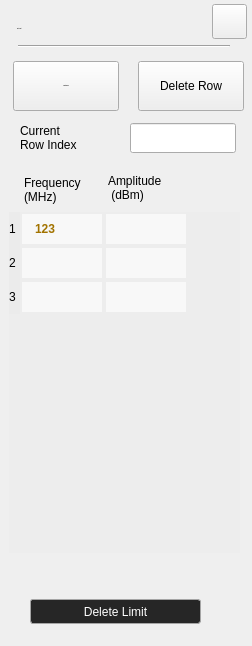
<?xml version="1.0" encoding="UTF-8"?>
<ui version="4.0">
 <class>RtSa_Dialog_LimitTable</class>
 <widget class="QWidget" name="RtSa_Dialog_LimitTable">
  <property name="geometry">
   <rect>
    <x>0</x>
    <y>0</y>
    <width>252</width>
    <height>646</height>
   </rect>
  </property>
  <property name="windowTitle">
   <string>Form</string>
  </property>
  <property name="styleSheet">
   <string notr="true">/***************indoor******************/
#RtSa_Dialog_LImitTable[status = &quot;indoor&quot;]
#widget
{
background-color:rgba(211,211,211,1);
}
#RtSa_Dialog_LImitTable[status = &quot;indoor&quot;]
#lblTitle
{
	font: 75 20px &quot;Arial&quot;;
	color:rgba(46,46,46,1);
	line-height:23px;
	font-weight:bold;
}
#RtSa_Dialog_LImitTable[status = &quot;indoor&quot;]
#pb_cancel
{
border-style:flat;
background-color:rgba(0,0,0,0);
background-image: url(:/rtsa/image/btn_close_normal.png);
}
#RtSa_Dialog_LImitTable[status = &quot;indoor&quot;]
#pb_cancel:pressed
{
background-image: url(:/rtsa/image/btn_close_click.png);
}
#RtSa_Dialog_LImitTable[status = &quot;indoor&quot;]
#line
{
	background-color:rgba(46,46,46,1);
}
#RtSa_Dialog_LImitTable[status = &quot;indoor&quot;]
QPushButton
{
	background-color:black;
	color:rgb(130, 130, 130);
	border-style:flat;
	font: 75 10pt &quot;Arial&quot;;
	font-weight:bold;
}
#RtSa_Dialog_LImitTable[status = &quot;indoor&quot;]
#widget&gt;QLabel
{
font: 75 13px &quot;Arial&quot;;
}
#RtSa_Dialog_LImitTable[status = &quot;indoor&quot;]
RtSa_LineEdit
{
	background-color:rgba(255,255,255,0.6);
	color:rgba(162, 115, 0,1);
	padding:8px 8px 7px 10px ;
	font: 75 13px &quot;Arial&quot;;
	font-weight:bold;
}
#RtSa_Dialog_LImitTable[status = &quot;indoor&quot;]
RtSa_LineEdit:focus
{
  outline: none;
  border:2px solid rgba(162,115,0,1);
}
/***************outdoor******************/
#RtSa_Dialog_LImitTable[status = &quot;outdoor&quot;]
#widget
{
background-color:rgba(211,211,211,1);
}
#RtSa_Dialog_LImitTable[status = &quot;outdoor&quot;]
#lblTitle
{
	font: 75 20px &quot;Arial&quot;;
	color:rgba(46,46,46,1);
	line-height:23px;
	font-weight:bold;
}
#RtSa_Dialog_LImitTable[status = &quot;outdoor&quot;]
#pb_cancel
{
border-style:flat;
background-color:rgba(0,0,0,0);
background-image: url(:/rtsa/image/btn_close_normal.png);
}
#RtSa_Dialog_LImitTable[status = &quot;outdoor&quot;]
#pb_cancel:pressed
{
background-image: url(:/rtsa/image/btn_close_click.png);
}
#RtSa_Dialog_LImitTable[status = &quot;outdoor&quot;]
#line
{
	background-color:rgba(46,46,46,1);
}

#RtSa_Dialog_LImitTable[status = &quot;outdoor&quot;]
#widget&gt;QLabel
{
font: 75 13px &quot;Arial&quot;;
}
#RtSa_Dialog_LImitTable[status = &quot;outdoor&quot;]
RtSa_LineEdit
{
	background-color:rgba(255,255,255,0.6);
	color:rgba(162, 115, 0,1);
	padding:8px 8px 7px 10px ;
	font: 75 13px &quot;Arial&quot;;
	font-weight:bold;
}
#RtSa_Dialog_LImitTable[status = &quot;outdoor&quot;]
RtSa_LineEdit:focus
{
  outline: none;
  border:2px solid rgba(162,115,0,1);
}
/***************night******************/
#RtSa_Dialog_LImitTable[status = &quot;night&quot;]
#widget
{
background-color:rgba(208,182,139,0.9);
}
#RtSa_Dialog_LImitTable[status = &quot;night&quot;]
#lblTitle
{
	font: 75 20px &quot;Arial&quot;;
	color:rgba(46,46,46,1);
	line-height:23px;
	font-weight:bold;
}
#RtSa_Dialog_LImitTable[status = &quot;night&quot;]
#pb_cancel
{
border-style:flat;
background-color:rgba(0,0,0,0);
border-image: url(:/rtsa/image/night/btn_close_normal.png);
}
#RtSa_Dialog_LImitTable[status = &quot;night&quot;]
#pb_cancel:pressed
{
border-image: url(:/rtsa/image/night/btn_close_click.png);
}
#RtSa_Dialog_LImitTable[status = &quot;night&quot;]
#line
{
	background-color:rgba(46,46,46,1);
}
/*#RtSa_Dialog_LImitTable[status = &quot;night&quot;]
QPushButton
{
	background-color:black;
	color:rgb(130, 130, 130);
	border-style:flat;
	font: 75 10pt &quot;Arial&quot;;
	font-weight:bold;
}*/
#RtSa_Dialog_LImitTable[status = &quot;night&quot;]
#widget&gt;QLabel
{
font: 75 13px &quot;Arial&quot;;
}
#RtSa_Dialog_LImitTable[status = &quot;night&quot;]
RtSa_LineEdit
{
	background-color:rgba(255,255,255,0.6);
	color:rgba(162, 115, 0,1);
	padding:8px 8px 7px 10px ;
	font: 75 13px &quot;Arial&quot;;
	font-weight:bold;
}
#RtSa_Dialog_LImitTable[status = &quot;night&quot;]
RtSa_LineEdit:focus
{
  outline: none;
  border:2px solid rgba(162,115,0,1);
}</string>
  </property>
  <property name="status" stdset="0">
   <string>night</string>
  </property>
  <widget class="QWidget" name="widget" native="true">
   <property name="geometry">
    <rect>
     <x>0</x>
     <y>-1</y>
     <width>252</width>
     <height>646</height>
    </rect>
   </property>
   <widget class="QLabel" name="lblTitle">
    <property name="geometry">
     <rect>
      <x>17</x>
      <y>19</y>
      <width>161</width>
      <height>22</height>
     </rect>
    </property>
    <property name="font">
     <font>
      <family>Arial</family>
      <pointsize>-1</pointsize>
      <weight>75</weight>
      <italic>false</italic>
      <bold>true</bold>
     </font>
    </property>
    <property name="styleSheet">
     <string notr="true">#lblTitle
{
	font: 75 20px &quot;Arial&quot;;
	color:rgba(46,46,46,1);
	line-height:23px;
	font-weight:bold;
}</string>
    </property>
    <property name="text">
     <string>Edit Limit</string>
    </property>
   </widget>
   <widget class="Line" name="line">
    <property name="geometry">
     <rect>
      <x>18</x>
      <y>46</y>
      <width>212</width>
      <height>2</height>
     </rect>
    </property>
    <property name="orientation">
     <enum>Qt::Horizontal</enum>
    </property>
   </widget>
   <widget class="QPushButton" name="pb_cancel">
    <property name="geometry">
     <rect>
      <x>212</x>
      <y>5</y>
      <width>35</width>
      <height>35</height>
     </rect>
    </property>
    <property name="styleSheet">
     <string notr="true"/>
    </property>
    <property name="text">
     <string/>
    </property>
   </widget>
   <widget class="QPushButton" name="pb_InsertRow">
    <property name="geometry">
     <rect>
      <x>13</x>
      <y>62</y>
      <width>106</width>
      <height>50</height>
     </rect>
    </property>
    <property name="font">
     <font>
      <family>Arial</family>
      <pointsize>-1</pointsize>
      <weight>75</weight>
      <italic>false</italic>
      <bold>true</bold>
     </font>
    </property>
    <property name="whatsThis">
     <string/>
    </property>
    <property name="styleSheet">
     <string notr="true">#RtSa_Dialog_LimitTable[status = &quot;indoor&quot;]
QPushButton
{
	font: 75 13px &quot;Arial&quot;;
	font-weight:bold;
	color:rgba(255, 255, 255, 1);
	text-align:center;
	background-image: url(:/rtsa/image/btn_w106_nor.png);
}
#RtSa_Dialog_LimitTable[status = &quot;indoor&quot;]
QPushButton:pressed
{
	
	background-image: url(:/rtsa/image/btn_w106_click.png);
}

#RtSa_Dialog_LimitTable[status = &quot;outdoor&quot;]
QPushButton
{
	font: 75 13px &quot;Arial&quot;;
	font-weight:bold;
   background-image: url(:/rtsa/image/outdoor/btn_w106_nor.png);
	color:rgba(0, 0, 0, 1);
	text-align:center;
}
#RtSa_Dialog_LimitTable[status = &quot;outdoor&quot;]
QPushButton:pressed
{
	
	background-image: url(:/rtsa/image/btn_w106_click.png);
}

#RtSa_Dialog_LimitTable[status = &quot;night&quot;]
QPushButton
{
	font: 75 13px &quot;Arial&quot;;
	font-weight:bold;
	color: #FBDBA7;
	text-align:center;
	background-image: url(:/rtsa/image/btn_w106_nor.png);
}
#RtSa_Dialog_LimitTable[status = &quot;night&quot;]
QPushButton:pressed
{
	
	background-image: url(:/rtsa/image/btn_w106_click.png);
}</string>
    </property>
    <property name="text">
     <string>Insert Row</string>
    </property>
   </widget>
   <widget class="QPushButton" name="pb_DeleteRow">
    <property name="geometry">
     <rect>
      <x>138</x>
      <y>62</y>
      <width>106</width>
      <height>50</height>
     </rect>
    </property>
    <property name="styleSheet">
     <string notr="true">#RtSa_Dialog_LimitTable[status = &quot;indoor&quot;]
QPushButton
{
	font: 75 13px &quot;Arial&quot;;
	font-weight:bold;
	color:rgba(255, 255, 255, 1);
	text-align:center;
	background-image: url(:/rtsa/image/btn_w106_nor.png);
}
#RtSa_Dialog_LimitTable[status = &quot;indoor&quot;]
QPushButton:pressed
{
	
	background-image: url(:/rtsa/image/btn_w106_click.png);
}

#RtSa_Dialog_LimitTable[status = &quot;outdoor&quot;]
QPushButton
{
	font: 75 13px &quot;Arial&quot;;
	font-weight:bold;
    background-image: url(:/rtsa/image/outdoor/btn_w106_nor.png);
	color:rgba(0, 0, 0, 1);
	text-align:center;
}
#RtSa_Dialog_LimitTable[status = &quot;outdoor&quot;]
QPushButton:pressed
{
	
	background-image: url(:/rtsa/image/btn_w106_click.png);
}

#RtSa_Dialog_LimitTable[status = &quot;night&quot;]
QPushButton
{
	font: 75 13px &quot;Arial&quot;;
	font-weight:bold;
	color: #FBDBA7;
	text-align:center;
	background-image: url(:/rtsa/image/btn_w106_nor.png);
}
#RtSa_Dialog_LimitTable[status = &quot;night&quot;]
QPushButton:pressed
{
	
	background-image: url(:/rtsa/image/btn_w106_click.png);
}</string>
    </property>
    <property name="text">
     <string>Delete Row</string>
    </property>
   </widget>
   <widget class="QPushButton" name="pb_DeleteLimit">
    <property name="geometry">
     <rect>
      <x>30</x>
      <y>600</y>
      <width>171</width>
      <height>25</height>
     </rect>
    </property>
    <property name="styleSheet">
     <string notr="true">QPushButton
{
	color:white;
	background:rgba(38,38,38,1);
	box-shadow:0px 2px 0px 0px rgba(255,255,255,0.5),0px -2px 0px 0px 	rgba(0,0,0,0.5),-1px 0px 0px 0px rgba(0,0,0,1);
	border-radius:3px;
	border:1px solid rgba(165,165,165,1);
}

QPushButton:pressed
{
	color:white;
	background:rgba(223,172,38,1);
	box-shadow:0px 2px 0px 0px rgba(255,255,255,0.5),0px -2px 0px 0px rgba(0,0,0,0.5),-1px 0px 0px 0px rgba(0,0,0,1);
	border-radius:3px;
	border:1px solid rgba(165,165,165,1);
}</string>
    </property>
    <property name="text">
     <string>Delete Limit</string>
    </property>
   </widget>
   <widget class="RtSa_TableWidget" name="tableWidget">
    <property name="geometry">
     <rect>
      <x>9</x>
      <y>213</y>
      <width>231</width>
      <height>341</height>
     </rect>
    </property>
    <property name="styleSheet">
     <string notr="true">
QTableWidget QHeaderView { 
	font:75 13px  &quot;Arial&quot;;
    text-align:left;
	border-style:flat;
	background-color:rgba(255,0,0,0);
}	
QTableWidget QHeaderView::section::item { 
	text-align:left;
	border-style:flat;
	background-color:rgba(211,211,211,0.1);
}	
QTableWidget
{
	font: 75 13px &quot;Arial&quot;;
	font-weight:bold;		
	background-color:rgba(211,211,211,0.1);
	border-style:flat;
	outline:0px;
}

QTableWidget::item
{
	border-style:flat;
	color:rgba(162, 115, 0, 1);
	padding-left:10px;
	margin:2px 2px 2px 2px;
	background-color:rgba(255,255,255,0.6);
}

QScrollBar:vertical {
	background-color:rgba(145, 145, 145, 1);
	width:14px;
	border-radius:6px; 
}
QScrollBar::handle:vertical {
	border:2px solid rgba(145, 145, 145, 1);
	background-color:rgba(235, 235, 235, 1);
	width:8px;
	border-radius:6px; 
}
QScrollBar::add-line:vertical {
	height:0px;
	subcontrol-position:bottom;
	subcontrol-origin:margin;
}
QScrollBar::sub-line:vertical {
	height:0px;
	subcontrol-position:top;
	subcontrol-origin:margin;
}



</string>
    </property>
    <property name="showGrid">
     <bool>false</bool>
    </property>
    <property name="rowCount">
     <number>3</number>
    </property>
    <property name="columnCount">
     <number>2</number>
    </property>
    <attribute name="horizontalHeaderVisible">
     <bool>false</bool>
    </attribute>
    <attribute name="horizontalHeaderDefaultSectionSize">
     <number>84</number>
    </attribute>
    <attribute name="horizontalHeaderStretchLastSection">
     <bool>false</bool>
    </attribute>
    <attribute name="verticalHeaderDefaultSectionSize">
     <number>34</number>
    </attribute>
    <row/>
    <row/>
    <row/>
    <column/>
    <column/>
    <item row="0" column="0">
     <property name="text">
      <string>123</string>
     </property>
    </item>
   </widget>
   <widget class="QLabel" name="label">
    <property name="geometry">
     <rect>
      <x>24</x>
      <y>170</y>
      <width>81</width>
      <height>41</height>
     </rect>
    </property>
    <property name="text">
     <string>Frequency
(MHz)</string>
    </property>
   </widget>
   <widget class="QLabel" name="label_2">
    <property name="geometry">
     <rect>
      <x>108</x>
      <y>168</y>
      <width>101</width>
      <height>41</height>
     </rect>
    </property>
    <property name="text">
     <string>Amplitude
 (dBm)</string>
    </property>
   </widget>
   <widget class="RtSa_LineEdit" name="LED_CurPtIndex">
    <property name="geometry">
     <rect>
      <x>130</x>
      <y>124</y>
      <width>106</width>
      <height>30</height>
     </rect>
    </property>
    <property name="focusPolicy">
     <enum>Qt::StrongFocus</enum>
    </property>
    <property name="readOnly">
     <bool>true</bool>
    </property>
   </widget>
   <widget class="QLabel" name="label_4">
    <property name="geometry">
     <rect>
      <x>20</x>
      <y>124</y>
      <width>81</width>
      <height>30</height>
     </rect>
    </property>
    <property name="text">
     <string>Current
Row Index</string>
    </property>
   </widget>
  </widget>
 </widget>
 <customwidgets>
  <customwidget>
   <class>RtSa_LineEdit</class>
   <extends>QLineEdit</extends>
   <header location="global">rtsa_lineedit.h</header>
   <slots>
    <signal>clicked()</signal>
   </slots>
  </customwidget>
  <customwidget>
   <class>RtSa_TableWidget</class>
   <extends>QTableWidget</extends>
   <header>rtsa_tablewidget.h</header>
  </customwidget>
 </customwidgets>
 <resources/>
 <connections/>
</ui>
